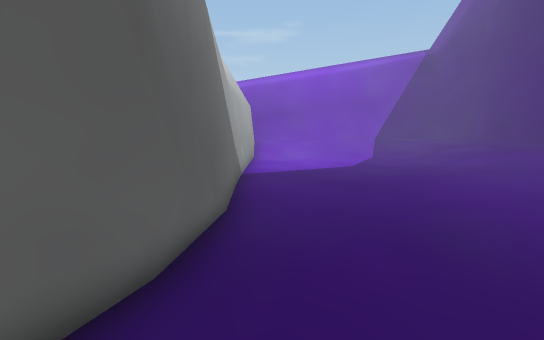
[1] (above)

15 first-person views from a walk through a scene from a Unity 3-D project. The camera is 1.5 m above the floor, tilts 8° down and sees 85° across. The floor is counted in squares, 1 m on a side. Each view is taken from the middle of a square. On the plan, view 1 faces up. The plan holds only what a view shows up to about 15 squares ahead; the rest is blank. The place goes on beyond the plan.

[2]
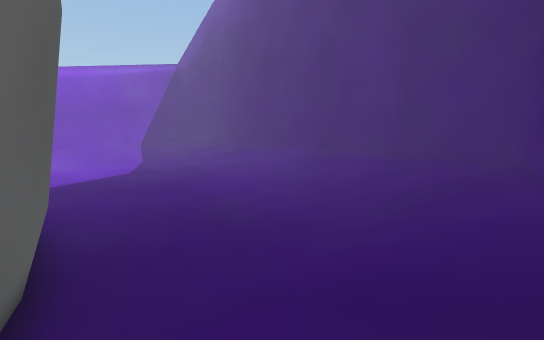

[3]
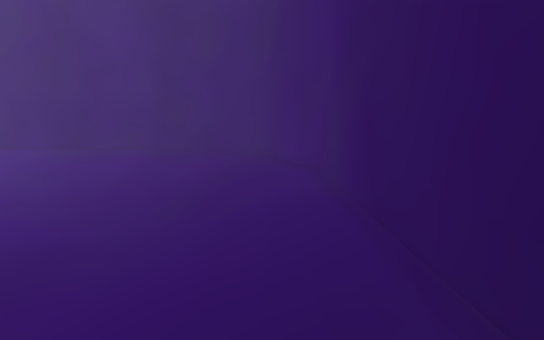

[4]
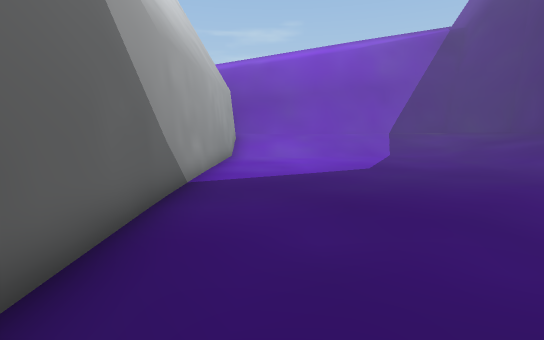

[5]
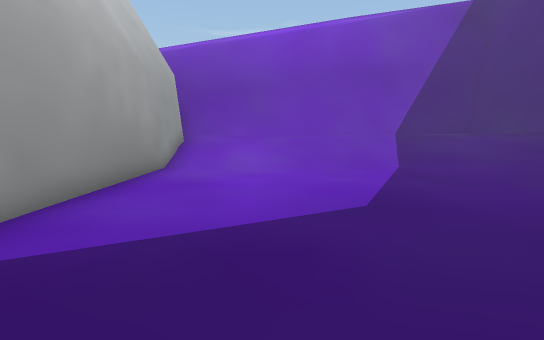

[6]
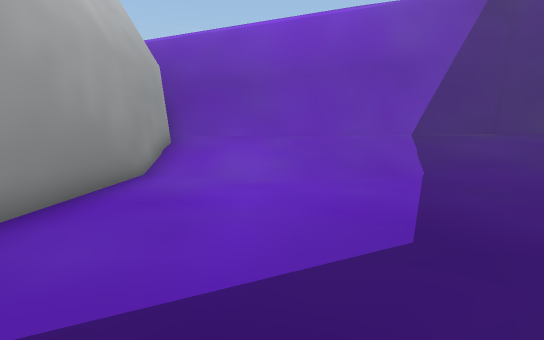

[7]
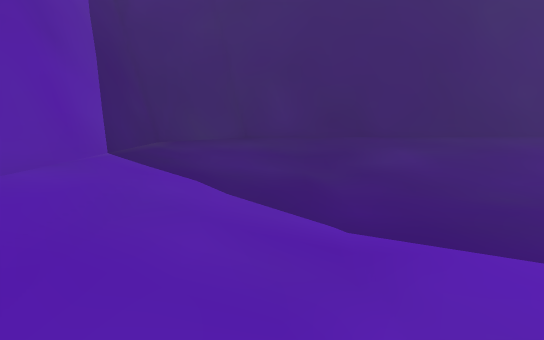

[8]
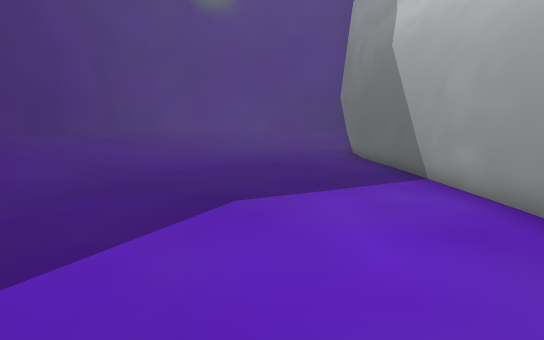

[9]
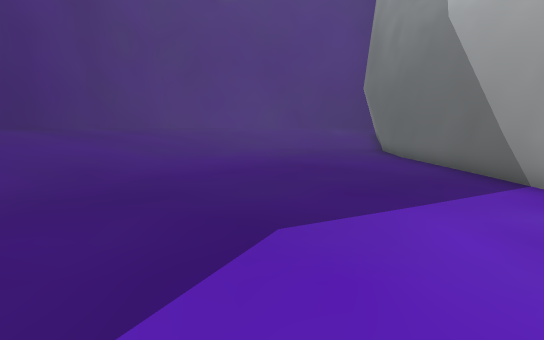

[10]
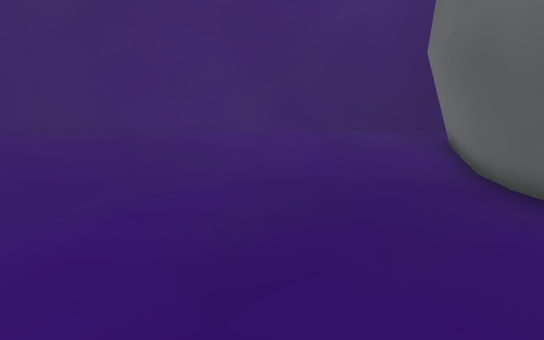

[11]
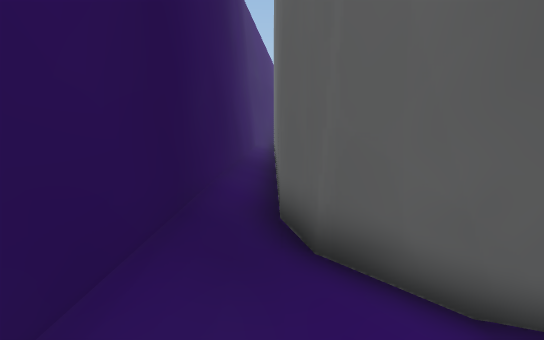

[12]
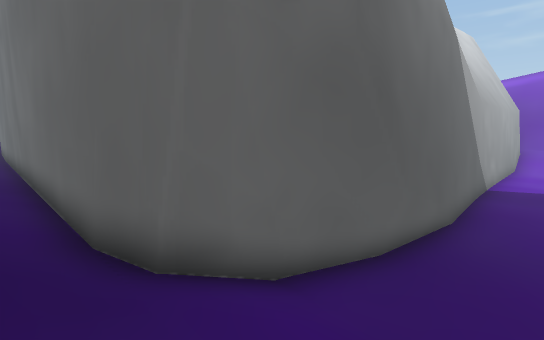

[13]
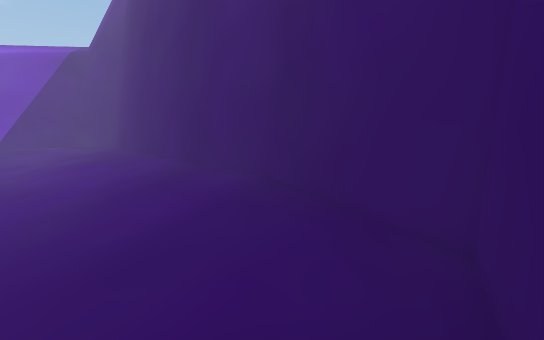

[14]
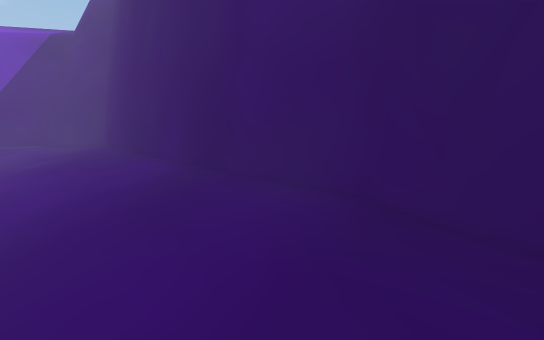

[15]
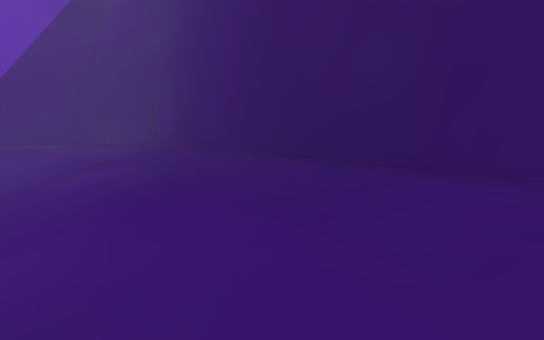

### Floor plan
Key: @ floor where view 1 was taken; # wall or solid block; . main floor; : floor 0.25 m higher than the main floor; + floor 0.5 m higher than the main floor; * floor 0.75 m higher than the main floor; % floor 1 m higher than the main floor; & floor 1.25 m higher than the main floor; $ floor 1.5 m higher than the main floor; / step, stairs or slope.
Columns run from 19 left of view 1 to 17 right of it. Each row starts with its distance up from view 1.
 30                              ######
 29                  ###############/&##
 28                  #%%%%%%%%%%%%%%%%&##
 27                  #***************%%/#
 26                  #/////+/////++**%%&#
 25                  #///////:::::++**%&#
 24                  #...........:://*%&#
 23                  #............::+*%&#
 22                  #............:+*%%&#
 21                  #............:+*%%&#
 20                  #............:+*%&/#
 19                  #............:+*%&##
 18                  #............:+*%&#
 17                  #............:+*%&#
 16                  #............:*%%&#
 15                  #...........:+*%%&#
 14                  #...........:+*%%&#
 13                  #...........:+*%&&#
 12                  #...........:+*%&&#
 11                  #...........:+*%&&#
 10                  #...........:+*%&/#
  9                  #...........:+*%&##
  8                  #...........:+*%&#
  7                  #..........:+*%%&#
  6                  ##.........///%%&#
  5                  ##........:///%&&#
  4                  ##......::://*%&$#
  3                  #.....::::///%%&##
  2                  #...::://////%&&#
  1                 ##///////////%%&##
  0                ###/@//////%%%&&&#
 -1 ################%%%%%%%%%%&&&$###
 -2      &&&&&&&&&&&&&&&&&&&$$$####
 -3         ####################

Where each view was taken, in squares from view 1:
view 1: 0 up, 0 right, facing up
view 2: 2 down, 2 left, facing up-right
view 3: 1 down, 1 left, facing right
view 4: 6 up, 1 right, facing up
view 5: 12 up, 3 right, facing up
view 6: 14 up, 3 right, facing up
view 7: 25 up, 3 right, facing right
view 8: 25 up, 4 right, facing down
view 9: 22 up, 5 right, facing down
view 10: 11 up, 4 right, facing down
view 11: 1 down, 1 right, facing left
view 12: 2 down, 1 right, facing up-left
view 13: 1 down, 9 right, facing up-right
view 14: 3 up, 11 right, facing up-right
view 15: 12 up, 11 right, facing up-right
